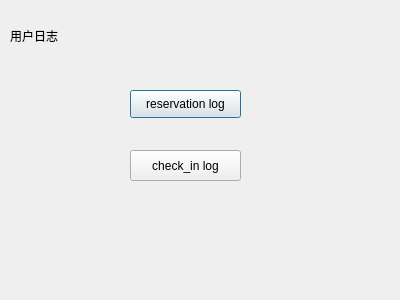
<?xml version="1.0" encoding="UTF-8"?>
<ui version="4.0">
 <class>userlog</class>
 <widget class="QDialog" name="userlog">
  <property name="geometry">
   <rect>
    <x>0</x>
    <y>0</y>
    <width>400</width>
    <height>300</height>
   </rect>
  </property>
  <property name="windowTitle">
   <string>Dialog</string>
  </property>
  <widget class="QLabel" name="label">
   <property name="geometry">
    <rect>
     <x>10</x>
     <y>10</y>
     <width>91</width>
     <height>51</height>
    </rect>
   </property>
   <property name="text">
    <string>用户日志</string>
   </property>
  </widget>
  <widget class="QPushButton" name="logaButton">
   <property name="geometry">
    <rect>
     <x>130</x>
     <y>90</y>
     <width>111</width>
     <height>28</height>
    </rect>
   </property>
   <property name="text">
    <string>reservation log</string>
   </property>
  </widget>
  <widget class="QPushButton" name="logbButton">
   <property name="geometry">
    <rect>
     <x>130</x>
     <y>150</y>
     <width>111</width>
     <height>31</height>
    </rect>
   </property>
   <property name="text">
    <string>check_in log</string>
   </property>
  </widget>
 </widget>
 <resources/>
 <connections/>
</ui>
